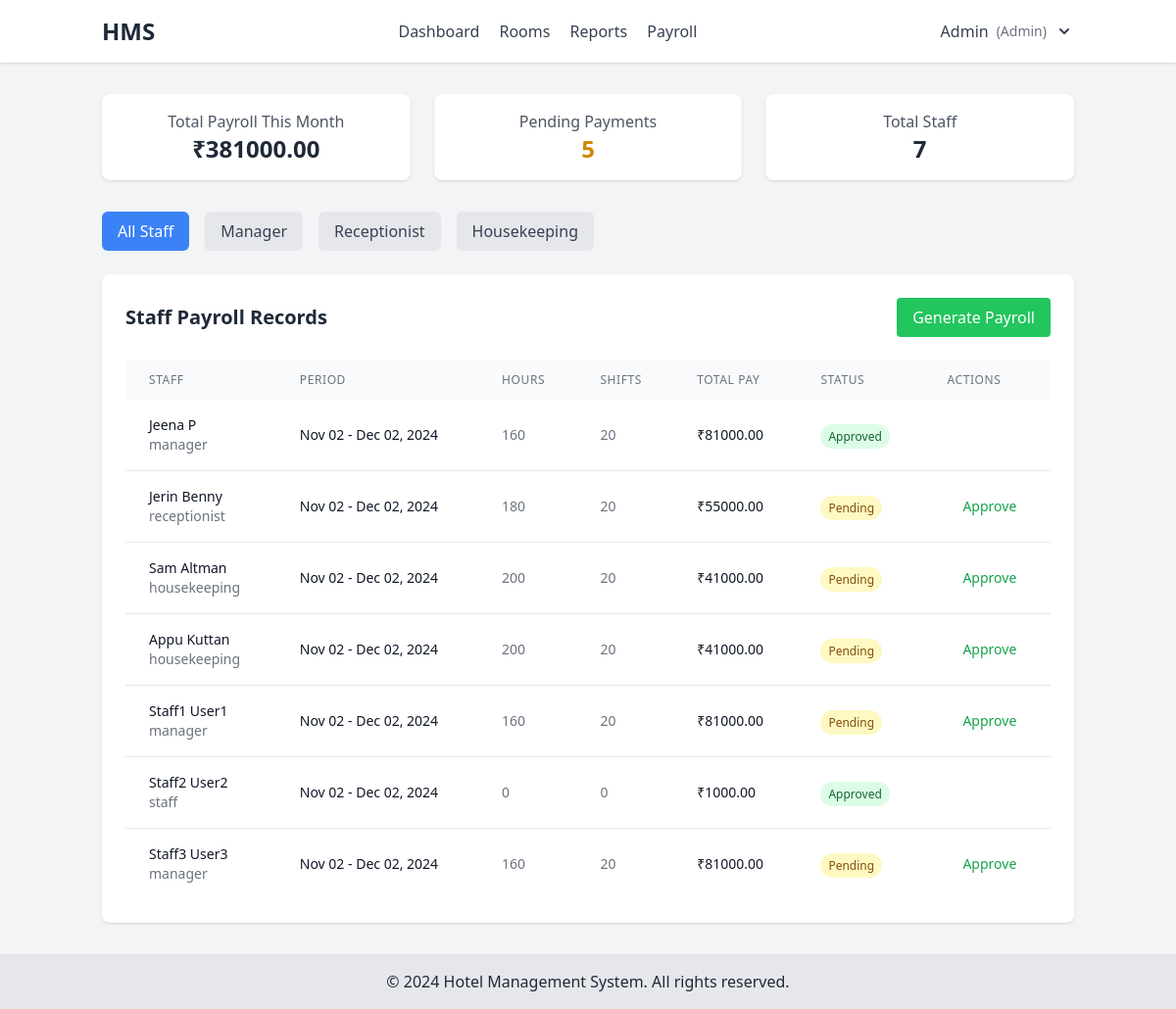
Screenshot of /payroll/ (signed in) with the database file from the repository.
### hms_app/models.py (models this page shows)
class User(AbstractUser):
    ADMIN = 'admin'
    MANAGER = 'manager'
    RECEPTIONIST = 'receptionist'
    HOUSEKEEPING = 'housekeeping'
    GUEST = 'guest'
    ROLE_CHOICES = [
        (ADMIN, 'Admin'),
        (MANAGER, 'Manager'),
        (RECEPTIONIST, 'Receptionist'),
        (HOUSEKEEPING, 'Housekeeping'),
        (GUEST, 'Guest'),
    ]
    role = models.CharField(max_length=20, choices=ROLE_CHOICES, default=GUEST)
    phone_number = models.CharField(max_length=15, blank=True)
    two_factor_enabled = models.BooleanField(default=False)
    two_factor_code = models.CharField(max_length=6, null=True, blank=True)

class PayrollRecord(models.Model):
    PAYMENT_STATUS = [
        ('PENDING', 'Pending'),
        ('APPROVED', 'Approved'),
        ('PAID', 'Paid')
    ]
    staff = models.ForeignKey(User, on_delete=models.CASCADE, related_name='payroll_records')
    period_start = models.DateField()
    period_end = models.DateField()
    hours_worked = models.DecimalField(max_digits=10, decimal_places=2)
    shifts_completed = models.IntegerField()
    base_pay = models.DecimalField(max_digits=10, decimal_places=2)
    bonus = models.DecimalField(max_digits=10, decimal_places=2)
    total_pay = models.DecimalField(max_digits=10, decimal_places=2)
    status = models.CharField(max_length=20, choices=PAYMENT_STATUS, default='PENDING')
    created_at = models.DateTimeField(auto_now_add=True)
    updated_at = models.DateTimeField(auto_now=True)
    def get_status_display(self):
        return dict(self.PAYMENT_STATUS)[self.status]

### hms_app/views.py (the view)
# urls.py: path('payroll/', views.payroll_summary, name='payroll_summary'),
@login_required
@user_passes_test(lambda u: u.role in ['admin', 'manager'])
def payroll_summary(request):
    if request.user.role not in ['admin', 'manager']:
        messages.error(request, 'You do not have permission to access this page.')
        return redirect('dashboard')
    try:
        today = timezone.now().date()
        start_date = request.GET.get('from_date', (today - timedelta(days=30)).strftime('%Y-%m-%d'))
        end_date = request.GET.get('to_date', today.strftime('%Y-%m-%d'))
        current_role = request.GET.get('role', 'all')
        if isinstance(start_date, str):
            start_date = datetime.strptime(start_date, '%Y-%m-%d').date()
        if isinstance(end_date, str):
            end_date = datetime.strptime(end_date, '%Y-%m-%d').date()
        staff_queryset = User.objects.exclude(role__in=['admin', 'guest'])
        if current_role != 'all':
            staff_queryset = staff_queryset.filter(role=current_role)
        payroll_records = []
        total_payroll = Decimal('0.00')
        pending_payments = 0
        base_rates = {
            'manager': Decimal('500.00'),
            'receptionist': Decimal('300.00'),
            'housekeeping': Decimal('200.00')
        }
        standard_hours = {
            'manager': 160,
            'receptionist': 180,
            'housekeeping': 200
        }
        standard_shifts = {
            'manager': 20,
            'receptionist': 20,
            'housekeeping': 20
        }
        for staff in staff_queryset:
            hours_worked = standard_hours.get(staff.role, 0)
            shifts_completed = standard_shifts.get(staff.role, 0)
            hourly_rate = base_rates.get(staff.role, Decimal('0.00'))
            base_pay = hourly_rate * Decimal(hours_worked)
            bonus = Decimal('1000.00')
            total_pay = base_pay + bonus
            record, created = PayrollRecord.objects.get_or_create(
                staff=staff,
                period_start=start_date,
                period_end=end_date,
                defaults={
                    'hours_worked': hours_worked,
                    'shifts_completed': shifts_completed,
                    'base_pay': base_pay,
                    'bonus': bonus,
                    'total_pay': total_pay
                }
            )
            if not created:
                record.hours_worked = hours_worked
                record.shifts_completed = shifts_completed
                record.base_pay = base_pay
                record.bonus = bonus
                record.total_pay = total_pay
                record.save()
            payroll_records.append(record)
            total_payroll += total_pay
            if record.status == 'PENDING':
                pending_payments += 1
        context = {
            'payroll_records': payroll_records,
            'total_payroll': total_payroll,
            'pending_payments': pending_payments,
            'total_staff': staff_queryset.count(),
            'current_role': current_role,
            'roles': User.ROLE_CHOICES[1:4],
            'from_date': start_date,
            'to_date': end_date
        }
        return render(request, 'admin/payroll_summary.html', context)
    except Exception as e:
        messages.error(request, f"Error generating payroll: {str(e)}")
        return redirect('dashboard')

### templates/admin/payroll_summary.html (shortened to what this page needs)
{% extends 'base.html' %}
{% block content %}
<div class="max-w-7xl mx-auto">
    <div class="grid grid-cols-1 md:grid-cols-3 gap-6 mb-8">
        <div class="bg-white p-4 rounded-lg shadow text-center">
            <p class="text-gray-600">Total Payroll This Month</p>
            <p class="text-2xl font-bold">₹{{ total_payroll }}</p>
        </div>
        <div class="bg-white p-4 rounded-lg shadow text-center">
            <p class="text-gray-600">Pending Payments</p>
            <p class="text-2xl font-bold text-yellow-600">{{ pending_payments }}</p>
        </div>
        <div class="bg-white p-4 rounded-lg shadow text-center">
            <p class="text-gray-600">Total Staff</p>
            <p class="text-2xl font-bold">{{ total_staff }}</p>
        </div>
    </div>
    <div class="flex space-x-4 mb-6">
        <a href="?role=all"
           class="px-4 py-2 rounded-md {% if current_role == 'all' %}bg-blue-500 text-white{% else %}bg-gray-200 text-gray-700{% endif %} hover:bg-blue-600 hover:text-white">
            All Staff
        </a>
        {% for role in roles %}
        <a href="?role={{ role.0 }}"
           class="px-4 py-2 rounded-md {% if current_role == role.0 %}bg-blue-500 text-white{% else %}bg-gray-200 text-gray-700{% endif %} hover:bg-blue-600 hover:text-white">
            {{ role.1 }}
        </a>
        {% endfor %}
    </div>
    <div class="bg-white rounded-lg shadow">
        <div class="p-6">
            <div class="flex justify-between items-center mb-6">
                <h2 class="text-xl font-semibold">Staff Payroll Records</h2>
                <a href="{% url 'generate_payroll' %}" class="px-4 py-2 bg-green-500 text-white rounded hover:bg-green-600">
                    Generate Payroll
                </a>
            </div>
            <div class="overflow-x-auto">
                <table class="min-w-full">
                    <thead>
                        <tr class="bg-gray-50">
                            <th class="px-6 py-3 text-left text-xs font-medium text-gray-500 uppercase tracking-wider">Staff</th>
                            <th class="px-6 py-3 text-left text-xs font-medium text-gray-500 uppercase tracking-wider">Period</th>
                            <th class="px-6 py-3 text-left text-xs font-medium text-gray-500 uppercase tracking-wider">Hours</th>
                            <th class="px-6 py-3 text-left text-xs font-medium text-gray-500 uppercase tracking-wider">Shifts</th>
                            <th class="px-6 py-3 text-left text-xs font-medium text-gray-500 uppercase tracking-wider">Total Pay</th>
                            <th class="px-6 py-3 text-left text-xs font-medium text-gray-500 uppercase tracking-wider">Status</th>
                            <th class="px-6 py-3 text-left text-xs font-medium text-gray-500 uppercase tracking-wider">Actions</th>
                        </tr>
                    </thead>
                    <tbody class="bg-white divide-y divide-gray-200">
                        {% for record in payroll_records %}
                        <tr>
                            <td class="px-6 py-4 whitespace-nowrap">
                                <div class="text-sm font-medium text-gray-900">{{ record.staff.get_full_name }}</div>
                                <div class="text-sm text-gray-500">{{ record.staff.role }}</div>
                            </td>
                            <td class="px-6 py-4 whitespace-nowrap">
                                <div class="text-sm text-gray-900">
                                    {{ record.period_start|date:"M d" }} - {{ record.period_end|date:"M d, Y" }}
                                </div>
                            </td>
                            <td class="px-6 py-4 whitespace-nowrap text-sm text-gray-500">
                                {{ record.hours_worked }}
                            </td>
                            <td class="px-6 py-4 whitespace-nowrap text-sm text-gray-500">
                                {{ record.shifts_completed }}
                            </td>
                            <td class="px-6 py-4 whitespace-nowrap text-sm text-gray-900">
                                ₹{{ record.total_pay }}
                            </td>
                            <td class="px-6 py-4 whitespace-nowrap">
                                <span class="px-2 py-1 text-xs rounded-full
                                    {% if record.status == 'PENDING' %}bg-yellow-100 text-yellow-800
                                    {% elif record.status == 'APPROVED' %}bg-green-100 text-green-800
                                    {% else %}bg-blue-100 text-blue-800{% endif %}">
                                    {{ record.get_status_display }}
                                </span>
                            </td>
                            <td class="px-6 py-4 whitespace-nowrap text-sm font-medium">
                                {% if record.status == 'PENDING' %}
                                <a href="{% url 'approve_payroll' record.id %}" class="ml-4 text-green-600 hover:text-green-900">Approve</a>
                                {% endif %}
                            </td>
                        </tr>
                        {% empty %}
                        <tr>
                            <td colspan="7" class="px-6 py-4 text-center text-gray-500">
                                No payroll records found
                            </td>
                        </tr>
                        {% endfor %}
                    </tbody>
                </table>
            </div>
        </div>
    </div>
</div>
{% endblock %}

### templates/base.html (shortened to what this page needs)
<!DOCTYPE html>
<html lang="en">
<head>
    <script src="https://cdn.tailwindcss.com"></script>
</head>
<body class="min-h-screen bg-gray-100 text-gray-800 flex flex-col">
    <header class="bg-white shadow">
        <div class="container mx-auto px-4 py-4 flex justify-between items-center">
            <a href="{% url 'dashboard' %}" class="text-2xl font-bold">HMS</a>
            <nav class="space-x-4">
                {% if user.is_authenticated %}
                {% if user.role == 'admin' %}
                <a href="{% url 'dashboard' %}" class="text-gray-700 hover:text-blue-500">Dashboard</a>
                <a href="{% url 'room_list' %}" class="text-gray-700 hover:text-blue-500">Rooms</a>
                <a href="{% url 'generate_reports' %}" class="text-gray-700 hover:text-blue-500">Reports</a>
                <a href="{% url 'payroll_summary' %}" class="text-gray-700 hover:text-blue-500">Payroll</a>
                {% elif user.role == 'receptionist' %}
                <a href="{% url 'dashboard' %}" class="text-gray-700 hover:text-blue-500">Dashboard</a>
                <a href="{% url 'booking_list' %}" class="text-gray-700 hover:text-blue-500">Reservations</a>
                {% elif user.role == 'housekeeping' %}
                <a href="{% url 'dashboard' %}" class="text-gray-700 hover:text-blue-500">Dashboard</a>
                {% else %}
                <a href="{% url 'dashboard' %}" class="text-gray-700 hover:text-blue-500">Dashboard</a>
                <a href="{% url 'booking_list' %}" class="text-gray-700 hover:text-blue-500">My Bookings</a>
                {% endif %}
                {% endif %}
            </nav>
            <div class="flex items-center">
                {% if user.is_authenticated %}
                <div x-data="{ open: false }" class="relative">
                    <button @click="open = !open" class="flex items-center space-x-2 text-gray-700 hover:text-blue-500">
                        <span>{{ user.get_full_name|default:user.username }}</span>
                        <span class="text-sm text-gray-500">({{ user.role|title }})</span>
                        <svg xmlns="http://www.w3.org/2000/svg" class="h-5 w-5" viewBox="0 0 20 20" fill="currentColor">
                            <path fill-rule="evenodd"
                                d="M5.293 7.293a1 1 0 011.414 0L10 10.586l3.293-3.293a1 1 0 111.414 1.414l-4 4a1 1 0 01-1.414 0l-4-4a1 1 0 010-1.414z"
                                clip-rule="evenodd" />
                        </svg>
                    </button>
                </div>
                {% else %}
                <div class="space-x-4">
                    <a href="{% url 'login' %}" class="text-blue-500 hover:underline">Login</a>
                    <a href="{% url 'register' %}" class="text-blue-500 hover:underline">Register</a>
                </div>
                {% endif %}
            </div>
        </div>
    </header>
    <main class="container mx-auto px-4 py-8 flex-grow">
        {% block content %}{% endblock %}
    </main>
    <footer class="bg-gray-200 text-center py-4 mt-auto">
        <p>&copy; {% now "Y" %} Hotel Management System. All rights reserved.</p>
    </footer>
</body>
</html>

### rows the page displays
User: get_full_name "Admin", role "Admin"
PayrollRecord: staff.get_full_name "Jeena P", staff.role "manager", period_start "Nov 02", period_end "Dec 02, 2024", hours_worked "160", shifts_completed "20", total_pay "81000.00", status "Approved"
PayrollRecord: staff.get_full_name "Jerin Benny", staff.role "receptionist", period_start "Nov 02", period_end "Dec 02, 2024", hours_worked "180", shifts_completed "20", total_pay "55000.00", status "Pending", shows "Approve"
PayrollRecord: staff.get_full_name "Sam Altman", staff.role "housekeeping", period_start "Nov 02", period_end "Dec 02, 2024", hours_worked "200", shifts_completed "20", total_pay "41000.00", status "Pending", shows "Approve"
PayrollRecord: staff.get_full_name "Appu Kuttan", staff.role "housekeeping", period_start "Nov 02", period_end "Dec 02, 2024", hours_worked "200", shifts_completed "20", total_pay "41000.00", status "Pending", shows "Approve"
PayrollRecord: staff.get_full_name "Staff1 User1", staff.role "manager", period_start "Nov 02", period_end "Dec 02, 2024", hours_worked "160", shifts_completed "20", total_pay "81000.00", status "Pending", shows "Approve"
PayrollRecord: staff.get_full_name "Staff2 User2", staff.role "staff", period_start "Nov 02", period_end "Dec 02, 2024", hours_worked "0", shifts_completed "0", total_pay "1000.00", status "Approved"
PayrollRecord: staff.get_full_name "Staff3 User3", staff.role "manager", period_start "Nov 02", period_end "Dec 02, 2024", hours_worked "160", shifts_completed "20", total_pay "81000.00", status "Pending", shows "Approve"

### other values shown
{{ total_payroll }} "381000.00"
{{ pending_payments }} "5"
{{ total_staff }} "7"
{{ role.1 }} "Manager" "Receptionist" "Housekeeping"
